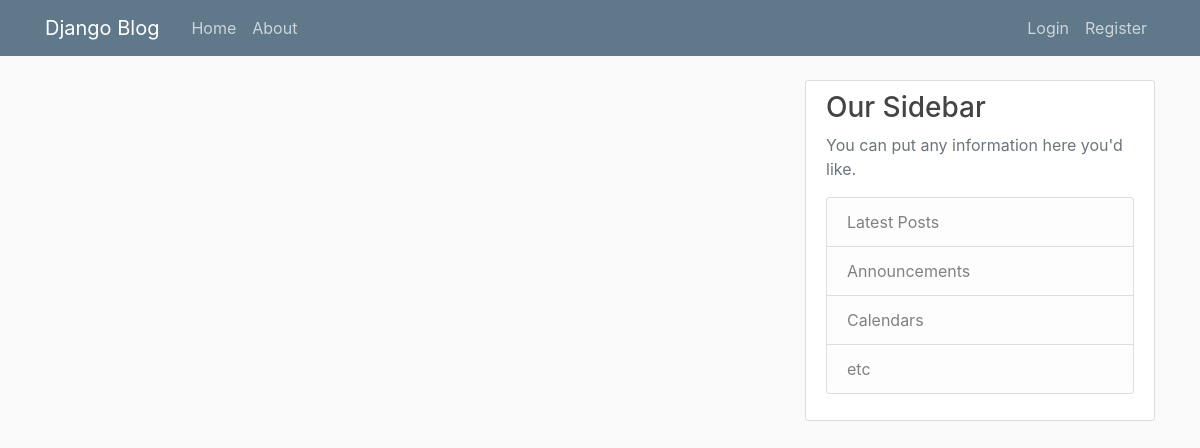
Before: / with the older database file.
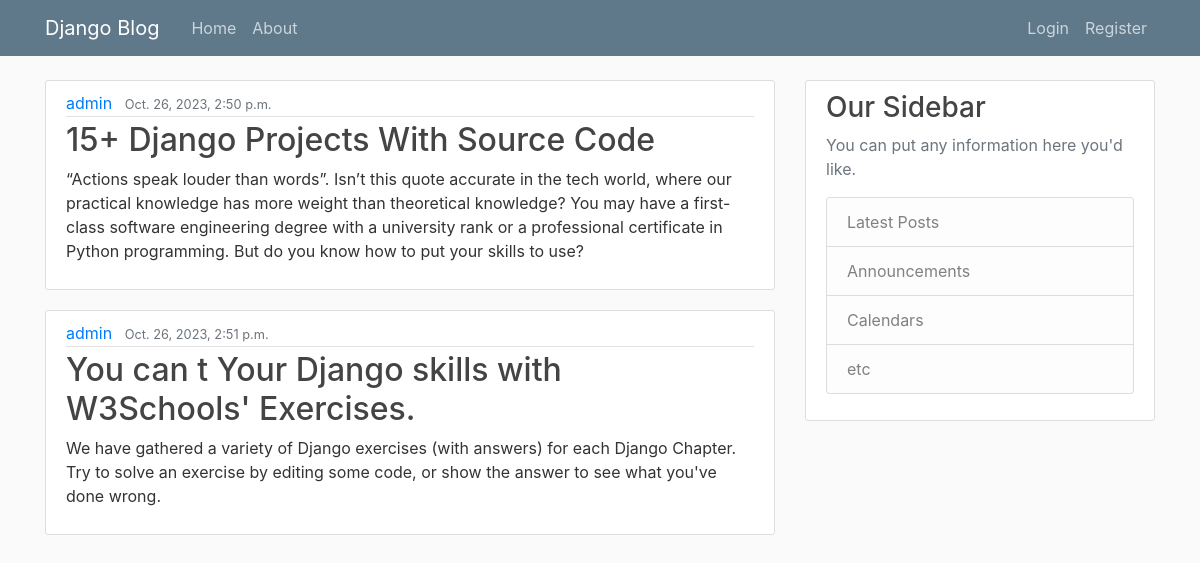
After: the same page with the newer database file.
### blog/models.py (models this page shows)
class Post(models.Model):
    title = models.CharField(max_length=150)
    content = models.TextField()
    date_posted = models.DateTimeField(default=timezone.now)
    author = models.ForeignKey(User,on_delete=models.CASCADE)

### blog/views.py (the view)
# urls.py: 2. Add a URL to urlpatterns:  path('', views.home, name='home')
def home(request):
    posts =Post.objects.all()
    return render(request, 'blog/home.html', {'posts': posts})

### blog/templates/blog/home.html
{% extends "blog/base.html" %}
{% block content %}
{% for post in posts %}
<article class="media content-section">
  <div class="media-body">
    <div class="article-metadata">
      <a class="mr-2" href="#">{{ post.author }}</a>
      <small class="text-muted">{{ post.date_posted }}</small>
    </div>
    <h2><a class="article-title" href="#">{{ post.title }}</a></h2>
    <p class="article-content">{{ post.content }}</p>
  </div>
</article>
{% endfor %}
{% endblock %}

### blog/templates/blog/base.html (shortened to what this page needs)
{% load static %}
<!DOCTYPE html>
<html lang="en">
<head>
    <link rel="stylesheet" href="https://cdn.jsdelivr.net/npm/bootstrap@4.4.1/dist/css/bootstrap.min.css"
>
    <link rel="stylesheet" type="text/css" href="{% static 'blog/main.css' %}">
</head>
<body>
<header class="site-header">
    <nav class="navbar navbar-expand-md navbar-dark bg-steel fixed-top">
        <div class="container">
            <a class="navbar-brand mr-4" href="/">Django Blog</a>
            <div class="collapse navbar-collapse" id="navbarToggle">
                <div class="navbar-nav mr-auto">
                    <a class="nav-item nav-link" href="{% url 'home page' %}">Home</a>
                    <a class="nav-item nav-link" href="{% url 'about page' %}">About</a>
                </div>
                <div class="navbar-nav">
                    <a class="nav-item nav-link" href="#">Login</a>
                    <a class="nav-item nav-link" href="#">Register</a>
                </div>
            </div>
        </div>
    </nav>
</header>
<main role="main" class="container">
    <div class="row">
        <div class="col-md-8">
            {% block content %}{% endblock %}
        </div>
        <div class="col-md-4">
            <div class="content-section">
                <h3>Our Sidebar</h3>
                <p class='text-muted'>You can put any information here you'd like.
                <ul class="list-group">
                    <li class="list-group-item list-group-item-light">Latest Posts</li>
                    <li class="list-group-item list-group-item-light">Announcements</li>
                    <li class="list-group-item list-group-item-light">Calendars</li>
                    <li class="list-group-item list-group-item-light">etc</li>
                </ul>
                </p>
            </div>
        </div>
    </div>
</main>
</body>
</html>

### blog/static/blog/main.css (style rules this page uses)
body { background: #fafafa; color: #333333; margin-top: 5rem; }
h1, h2, h3, h4, h5, h6 { color: #444444; }
ul { margin: 0; }
.bg-steel { background-color: #5f788a; }
.site-header .navbar-nav .nav-link { color: #cbd5db; }
.content-section { background: #ffffff; padding: 10px 20px; border: 1px solid #dddddd; border-radius: 3px; margin-bottom: 20px; }
.article-title { color: #444444; }
.article-content { white-space: pre-line; }
.article-metadata { padding-bottom: 1px; margin-bottom: 4px; border-bottom: 1px solid #e3e3e3 }

Changed rows visible on the page:
added Post: author "admin", date_posted "Oct. 26, 2023, 2:50 p.m.", title "15+ Django Projects With Source Code", content "“Actions speak louder than words”. Isn’t this quote accurate in the tech world, where our practical knowledge has more weight than theoretical knowledge? You may have a first-class software engineering degree with a university rank or a professional certificate in Python programming. But do you know how to put your skills to use?"
added Post: author "admin", date_posted "Oct. 26, 2023, 2:51 p.m.", title "You can t Your Django skills with W3Schools' Exercises.", content "We have gathered a variety of Django exercises (with answers) for each Django Chapter. Try to solve an exercise by editing some code, or show the answer to see what you've done wrong."
